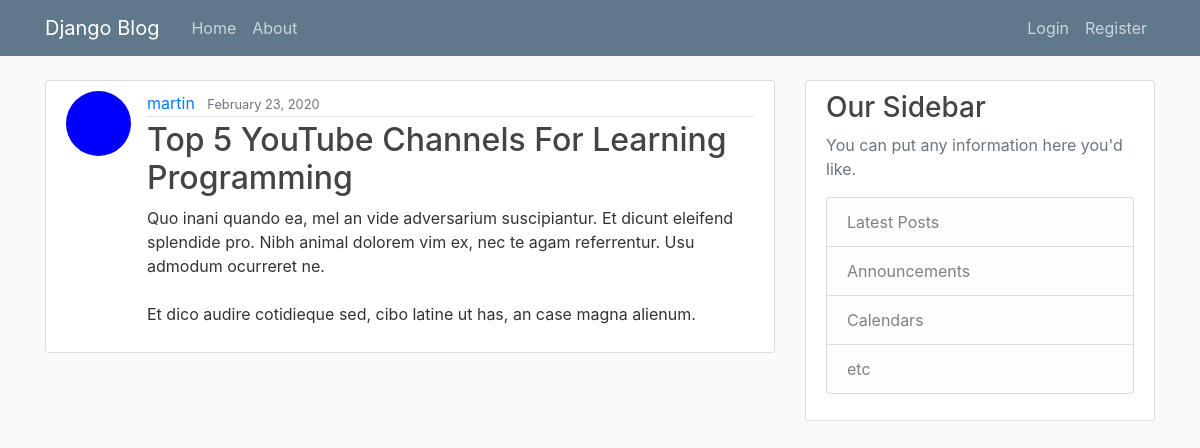
The page /post/41/ on the database its author committed.
### blog/models.py (models this page shows, shortened)
class Post(models.Model):
    title = models.CharField(max_length = 100)
    content = models.TextField()
    date_posted = models.DateTimeField(default=timezone.now)
    author = models.ForeignKey(User, on_delete=models.CASCADE)

### users/models.py (models this page shows, shortened)
class Profile(models.Model):
    user = models.OneToOneField(User, on_delete=models.CASCADE)
    image = models.ImageField(default="default.jpg", upload_to="profile_pics")

### blog/views.py (the view)
# urls.py: path("post/<int:pk>/", PostDetailView.as_view(), name="post-detail"), # Primary Key
class PostDetailView(DetailView):
    model = Post

### blog/templates/blog/post_detail.html (shortened to what this page needs)
{% extends "blog/base.html" %}
{% block content %}
    <article class="media content-section">
        <img class="rounded-circle article-img" src="{{ object.author.profile.image.url }}" alt="">
      <div class="media-body">
        <div class="article-metadata">
          <a class="mr-2" href="{% url 'user-posts' object.author.username %}">{{ object.author }}</a>
          <small class="text-muted">{{ object.date_posted|date:"F d, Y" }}</small>
        </div>
        <h2 class="article-title">{{ object.title }}</h2>
        <p class="article-content">{{ object.content }}</p>
      </div>
    </article>
{% endblock content %}

### blog/static/blog/main.css (style rules this page uses)
body { background: #fafafa; color: #333333; margin-top: 5rem; }
h1, h2, h3, h4, h5, h6 { color: #444444; }
.content-section { background: #ffffff; padding: 10px 20px; border: 1px solid #dddddd; border-radius: 3px; margin-bottom: 20px; }
.article-title { color: #444444; }
.article-content { white-space: pre-line; }
.article-img { height: 65px; width: 65px; margin-right: 16px; }
.article-metadata { padding-bottom: 1px; margin-bottom: 4px; border-bottom: 1px solid #e3e3e3 }

### rows shown on the page
Post: author.profile.image (picture), author "martin", date_posted "February 23, 2020", title "Top 5 YouTube Channels For Learning Programming", content "Quo inani quando ea, mel an vide adversarium suscipiantur. Et dicunt eleifend splendide pro. Nibh animal dolorem vim ex, nec te agam referrentur. Usu admodum ocurreret ne. Et dico audire cotidieque sed, cibo latine ut has, an case magna alienum."
